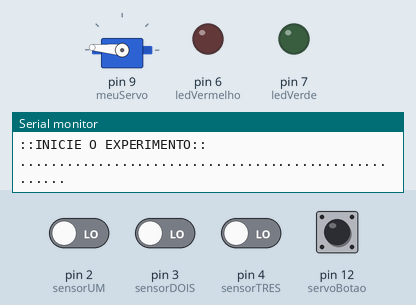
Recording of a sketch running on a simulated Arduino Uno, built with avr-gcc and run on an emulated ATmega328P. Shown: servo, output pins drawn as LEDs (lit = HIGH), the last lines printed to the serial monitor. The inputs (shaded band) are chosen by the test bench; at power-on: pin 2 (sensorUM), pin 3 (sensorDOIS), pin 4 (sensorTRES), pin 12 (servoBotao) LOW.

Above: at 4.4 s.
4.5 s: pin 12 (servoBotao) pulled HIGH for 0.15 s
At 7.59 s:
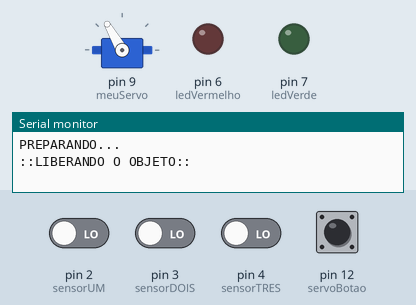
7.6 s: pin 4 (sensorTRES) driven HIGH
At 8.2 s:
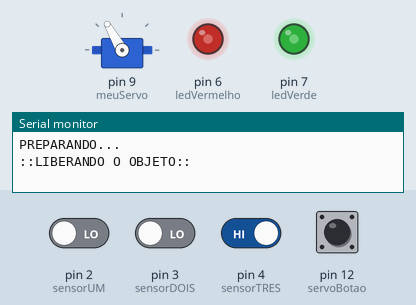
9.1 s: pin 2 (sensorUM) driven HIGH
At 9.8 s:
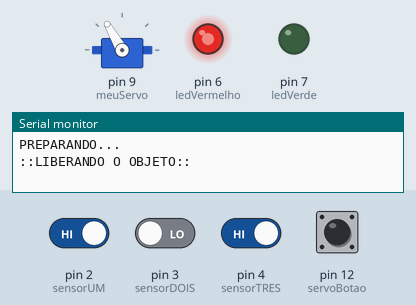
10.6 s: pin 4 (sensorTRES) driven LOW
At 11.4 s:
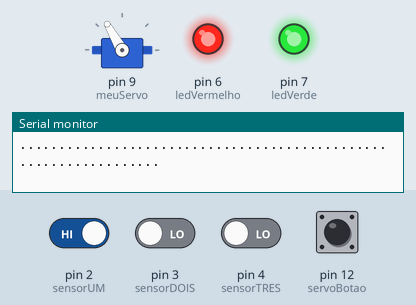
13.6 s: pin 12 (servoBotao) pulled HIGH for 1 s
Timing chart, 0 to 21.6 s (numbered marks = the images above; inputs shaded):
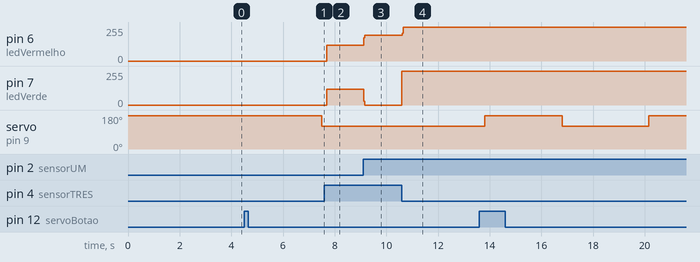

The sketch:

queda-livre3-mark3.ino
```cpp
/* UNIVERSIDADE FEDERAL RURAL DO SEMI-ARIDO
  CENTRO DE CIENCIAS EXATAS E NATURAIS - CCEN
  BACHARELADO EM CIENCIAS E TECNOLOGIA - BCT
  O programa calcula o intervalo de tempo entre três sensores
  infravermelho,
  e determina se o movimento é uniforme ou uniformemente variado
  Este programa poderá ser usado para se determinar a aceleração
  gravitacional
*/

#include <Servo.h>

Servo meuServo;
bool servoAtivo = false; // o servomotor inicia desativado
int atraso = 145; // atraso necessário para a bola ser totalmente liberada

const int servoBotao = 12; // o botão deverá ser ligado no pino digital 12
const int ledVerde = 7; // o LED verde deverá ser ligado no pino digital 7
const int ledVermelho = 6; // o LED vermelho deverá ser ligado no pino digital 6
const int sensorUM = 2; // configura o pino digital 2 para o PRIMEIRO SENSOR
const int sensorDOIS = 3; // configura o pino digital 3 para o SEGUNDO SENSOR
const int sensorTRES = 4; // configura o pino digital 4 para o TERCEIRO SENSOR

int estadoUM, estadoDOIS, estadoTRES; // variáveis que guardam os estados dos sensores
long instanteUM, instanteDOIS, instanteTRES; // tempo decorrido pelo programa até o respectivo sensor
long instanteInicial; // tempo decorrido antes de ativar o servomotor

long interTempoUM; // tempo decorrido no primeiro intervalo do início ao sensor 1
long interTempoDOIS ; // tempo decorrido no segundo intervalo do início ao sensor 2
long interTempoTRES ; // tempo decorrido no terceiro intervalo do início ao sensor 3

float deslocamentoUM = 131.0; // distância sugerida, em milimetros, entre o início e o sensor 1
float deslocamentoDOIS = 531.0; // distância sugerida, em milimetros, entre o início e o sensor 2
float deslocamentoTRES = 931.0; // distância sugerida, em milimetros, entre o início e o sensor 3

float gravidadeUM, gravidadeDOIS, gravidadeTRES; // variáveis que guardam a gravidade em cada instante
float gravidadeMedia;

void setup() {
  Serial.begin(9600);

  Serial.println(".....................................................");
  Serial.println("TESTES DE EXPERIMENTOS FÍSICOS COM ARDUINO");
  Serial.println(".....................................................");
  delay(1000); //Pausa de 1 segundos
  Serial.println(".....................................................");
  Serial.println("::CINEMATICA::");
  Serial.println(".....................................................");
  delay(1000); //Pausa de 1 segundos
  Serial.println(".....................................................");
  Serial.println("Afericao da Aceleracao Gravitacional (g)");
  Serial.println(".....................................................");
  delay(500); //Pausa de 0.5 segundos
  Serial.println("::INICIE O EXPERIMENTO::");
  Serial.println(".....................................................");
  delay(500); //Pausa de 0.5 segundos

  pinMode(ledVermelho, OUTPUT); // Configura o pino 6 como saída
  pinMode(ledVerde, OUTPUT); // Configura o pino 7 como saída
  pinMode(sensorUM, INPUT); // Configura o pino 2 como entrada
  pinMode(sensorDOIS, INPUT); // Configura o pino 3 como entrada
  pinMode(sensorTRES, INPUT); // Configura o pino 4 como entrada
  pinMode(servoBotao, INPUT); // Configura o pino 12 como entrada
  digitalWrite(ledVermelho, LOW); // desliga LED vermelho
  digitalWrite(ledVerde, LOW); // desliga LED verde

  meuServo.attach(9); // Configura o pino 9 como saída do servomotor
  meuServo.write(175); // posição em que o servomotor inicia
}

void loop() {
  servoAtivo = digitalRead(servoBotao); // Verifica se o botão foi apertado

  // essa estrutura while irá liberar a bola, dando inicio ao código, quando o botão for ativado
  while (servoAtivo == HIGH) {
    if (instanteInicial == 0) {
      Serial.println(".....................................................");
      Serial.println("PREPARANDO...");
      delay(3000);
      Serial.println("::LIBERANDO O OBJETO::");
      meuServo.write(120); // muda a posição da hélice do servomotor para liberar a bola
      delay(atraso);
      instanteInicial = millis(); // armazena o tempo em que a bola foi liberada
    }

    estadoUM = digitalRead(sensorUM); // Ler o sensor UM e armazena em estadoUM
    if (estadoUM == LOW) {
      digitalWrite(ledVerde, HIGH); // Liga o LED VERDE
      digitalWrite(ledVermelho, LOW); // desliga o LED VERMELHO
      instanteUM = millis(); // armazena o tempo Total decorrido para Sensor UM

      interTempoUM = instanteUM - instanteInicial;
      gravidadeUM = (2 * 0.001 * deslocamentoUM) / pow(0.001 * interTempoUM, 2);
    }
    else {
      digitalWrite(ledVerde, LOW); // desliga os lEDs VERDE e VERMELHO
      digitalWrite(ledVermelho, LOW);
    }

    estadoDOIS = digitalRead(sensorDOIS); // Ler o sensor DOIS e armazena em estadoDOIS
    if (estadoDOIS == LOW) {
      digitalWrite(ledVerde, LOW); // desliga LED verde
      digitalWrite(ledVermelho, HIGH); // liga LED vermelho
      instanteDOIS = millis(); // armazena o tempo Total decorrido para Sensor DOIS

      interTempoDOIS = instanteDOIS - instanteInicial;
      gravidadeDOIS = (2 * 0.001 * deslocamentoDOIS) / pow(0.001 * interTempoDOIS, 2);
    }
    else {
      digitalWrite(ledVerde, LOW);
      digitalWrite(ledVermelho, LOW); //desliga os LED verde e Vermelho
    }

    estadoTRES = digitalRead(sensorTRES); // Ler o sensor TRÊS e armazena em estadoTRES
    if (estadoTRES == LOW) {
      digitalWrite(ledVerde, HIGH); // liga LED Verde
      digitalWrite(ledVermelho, HIGH); // liga LED Vermelho
      instanteTRES = millis(); // armazena o tempo Total decorrido para Sensor TRÊS

      interTempoTRES = instanteTRES - instanteInicial;
      gravidadeTRES = (2 * 0.001 * deslocamentoTRES) / pow(0.001 * interTempoTRES, 2);

      gravidadeMedia = (gravidadeUM + gravidadeDOIS + gravidadeTRES) / 3;

      Serial.println(".................................................................");
      Serial.print(" |||| Aceleracao Gravitacional (em m/s^2) |||| g_Média= ");
      Serial.println(gravidadeMedia); // imprime no monitor serial o valor aproximado da aceleração gravitacional
      Serial.println(".................................................................");
      Serial.println(".................................................................");

      delay(3000); //tempo de espera para efetuar nova leitura

      instanteInicial = 0; // a variável do tempo inicial deverá ser limpa, para o próximo teste
      meuServo.write(175); // o servomotor volta ao estado inicial
      servoAtivo = LOW; // o código sai da estrutura while
    }
    else {
      digitalWrite(ledVerde, LOW);
      digitalWrite(ledVermelho, LOW); // desliga LED verde e Vermelho
    }
  }
}
```

Measured:
- after the input at 4.5 s, servo on pin 9 (meuServo): 175° → 120° after 3.0 s
- after the input at 7.6 s, pin 6 (ledVermelho): 0/255 → 117/255 after 0.09 s; pin 7 (ledVerde): 0/255 → 118/255 after 0.09 s
- after the input at 9.1 s, pin 6 (ledVermelho): 117/255 → 192/255 at once; pin 7 (ledVerde): 118/255 → 0/255 at once
- after the input at 10.6 s, pin 6 (ledVermelho): 192/255 → 255/255 at once; pin 7 (ledVerde): 0/255 → 255/255 at once
